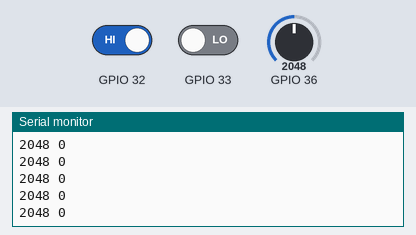
Simulated run of this sketch. Board: ESP32. Parts: the last lines printed to the serial monitor. The test bench sets the inputs (shaded band); at power-on: GPIO 36 = 2048, GPIO 32 HIGH, GPIO 33 LOW.

Above: at 1.2 s.
1.3 s: GPIO 36 set to 2866
At 1.35 s:
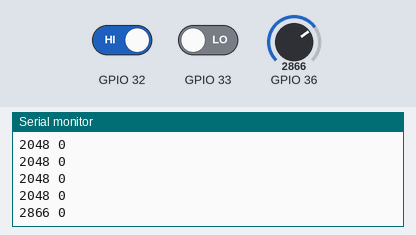
2.8 s: GPIO 32 driven LOW
At 2.82 s:
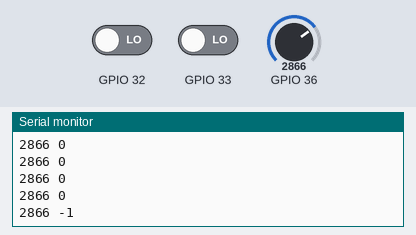
4.3 s: GPIO 36 set to 3603
At 4.34 s:
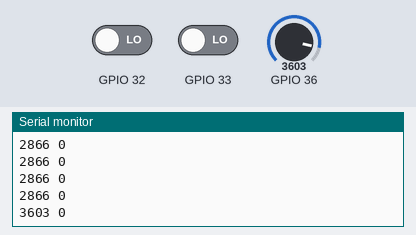
Timing chart, 0 to 7.3 s (numbered marks = the images above; inputs shaded):
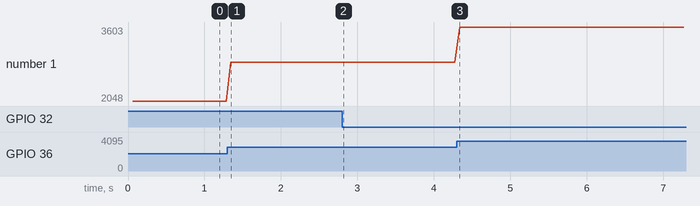

The sketch:

potentiometerControls.ino
```cpp
//#include <BluetoothSerial.h>
//BluetoothSerial BTSerial;
int focus = 0, ZoomValue = 0;
unsigned long last_run = 0;
unsigned long prevtime = 0;
void setup() {
  // put your setup code here, to run once:
  //Serial.begin(19200);// Potentiometer values from 0 to 4095
  Serial.begin(9600);
  attachInterrupt(digitalPinToInterrupt(32), movement, FALLING);
  pinMode(33, INPUT);
}

void loop() {
  // put your main code here, to run repeatedly:
  ZoomValue = analogRead(36);
  unsigned long now = millis();
  if(now - prevtime >   60){
  Serial.flush();
  Serial.print(ZoomValue);
  Serial.print(" ");
  Serial.println(focus);
  focus = 0;
  prevtime = now;
  }


}

void movement(){
  if(millis() - last_run>5){
    if(digitalRead(33)==1){
      focus++;
    }
    if(digitalRead(33)==0){
      focus--;
    }
    last_run = millis();

  }
}
// #include <BluetoothSerial.h>
// #include <BTAddress.h>
// #include <BTScan.h>
// #include <BTAdvertisedDevice.h>

// //BluetoothSerial BTSerial;
// BluetoothSerial SerialBT; // Looks like the name 'SerialBT' is important here

// void setup() {
//   // put your setup code here, to run once:
//   //Serial.begin(19200);
//   SerialBT.begin("eduvision-ESP32");
//   delay(1000);
// }

// void loop() {
//   // put your main code here, to run repeatedly:
//   int sensorValue = analogRead(36);
//   if(SerialBT.available()){
//     //String dataFromBT = BTSerial.readStringUntil('\n');
//     String dataFromBT = SerialBT.readString();
//     SerialBT.println(sensorValue);
//   }
// }
```

Measured:
- after the input at 1.3 s, the serial monitor: prints a new line at once (image 1)
- after the input at 2.8 s, the serial monitor: prints a new line at once (image 2)
- after the input at 4.3 s, the serial monitor: prints a new line at once (image 3)
- plotted number 1: 2048 → 2866 after the input at 1.3 s, 2866 → 3603 after the input at 4.3 s
